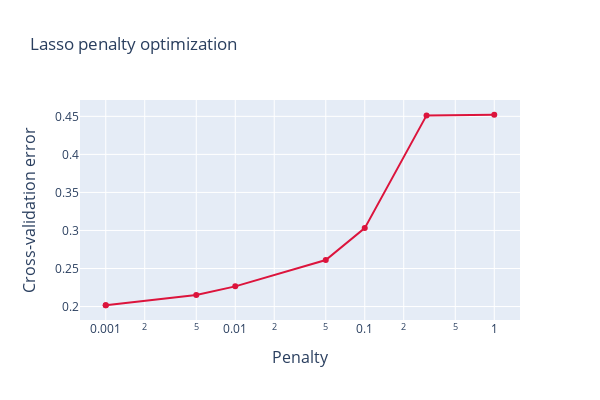

The notebook cell this image was saved under:
### Code cell
fig = go.Figure()

fig.add_trace(
    go.Scatter(
        x = alphas,
        y= cv_lasso,
        line = dict(color='crimson', width=2)
        ),
)



fig.update_layout(
   
    xaxis=go.layout.XAxis(
        title=go.layout.xaxis.Title(
            text="Penalty",
            font=dict(
                size=16
            )
        )
    ),
    
    yaxis=go.layout.YAxis(
        title=go.layout.yaxis.Title(
            text="Cross-validation error",
            font=dict(
                size=16
            ),
        )
    ),
)


fig.update_layout(height=400,
                width = 600,
                title = 'Lasso penalty optimization', 
                  xaxis_type="log", 
                  showlegend=False)

fig.show()

### Figure 1 — Plotly figure (JSON) as saved in the notebook; plotly's stock layout.template omitted (floating-point values rounded to 4 significant figures)
{"data": [{"line": {"color": "crimson", "width": 2}, "type": "scatter", "x": [0.001, 0.001, 0.005, 0.01, 0.05, 0.1, 0.3, 1], "y": [0.2017, 0.2017, 0.2151, 0.2265, 0.2612, 0.3031, 0.4513, 0.4521]}], "layout": {"height": 400, "showlegend": false, "title": {"text": "Lasso penalty optimization"}, "width": 600, "xaxis": {"title": {"font": {"size": 16}, "text": "Penalty"}, "type": "log"}, "yaxis": {"title": {"font": {"size": 16}, "text": "Cross-validation error"}}}}
